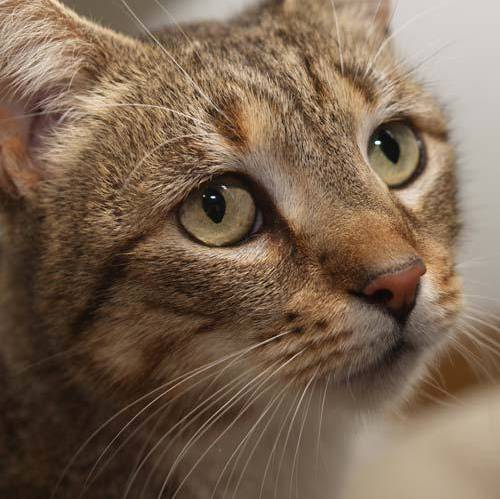
#> input picture cat.jpg, 500 x 499 px
$ python equalize.py --image ../cat.jpg
#> lines starting #> are read from the running program, lines starting #| are printed output that depends on the picture
import numpy as np
import argparse
import cv2

ap = argparse.ArgumentParser()
ap.add_argument("-i", "--image", required=True, help="Path to the image")

args = vars(ap.parse_args())

image = cv2.imread(args["image"])
#> image is the input picture: shape (499, 500, 3); mean B, G, R 81.1, 100.7, 122.3
image = cv2.cvtColor(image, cv2.COLOR_BGR2GRAY)
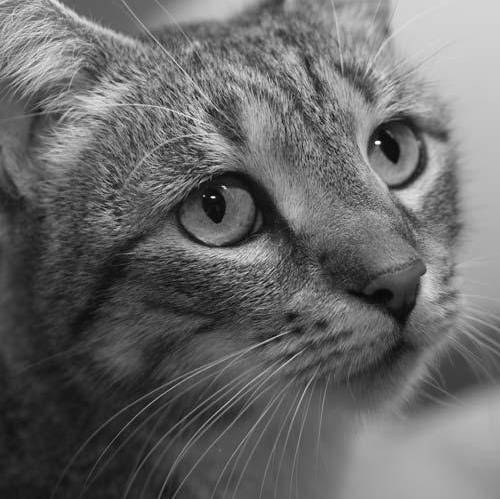
#> image: shape (499, 500); min 0, max 254, mean 104.9

eq = cv2.equalizeHist(image)
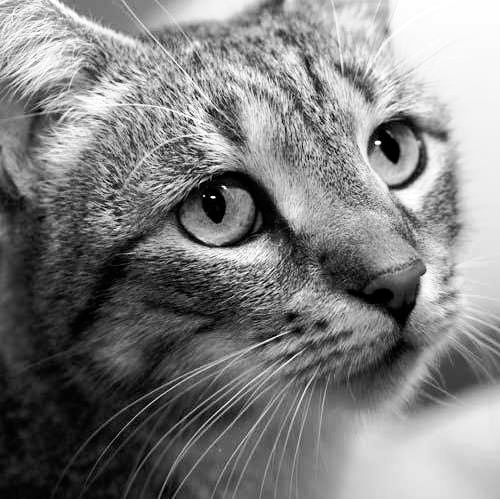
#> eq: shape (499, 500); min 0, max 255, mean 128.2
cv2.imshow("Histogram Equalization", np.hstack([image, eq]))
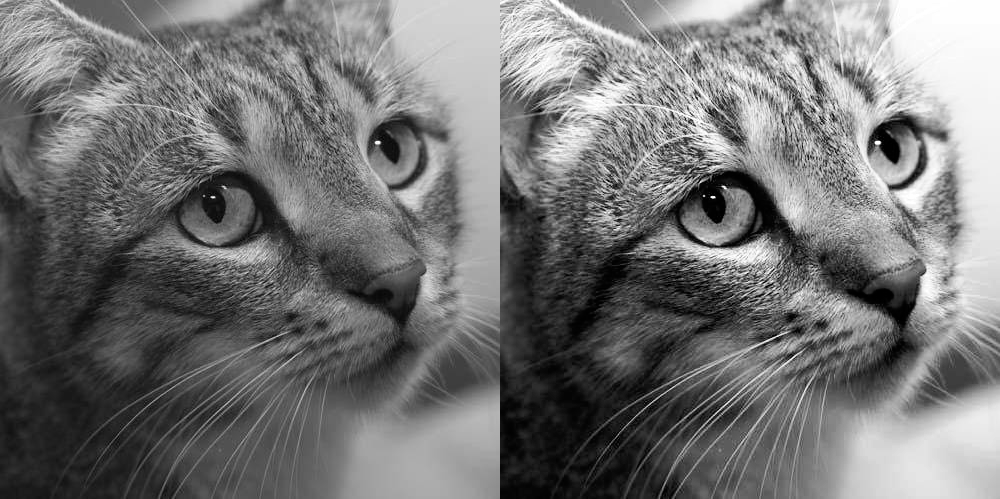
#> window 'Histogram Equalization': shape (499, 1000); min 0, max 255, mean 116.6
cv2.waitKey(0)
